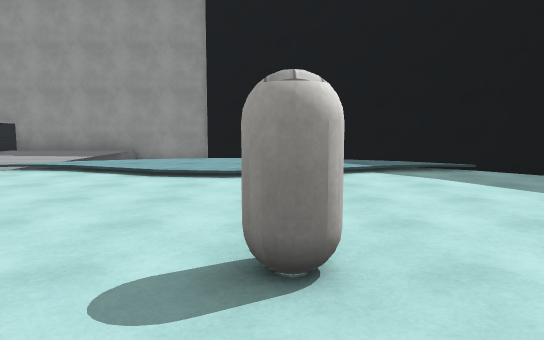
[1] (above)

18 first-person views from a walk through a Unity game level. The camera is 1.4 m above the floor, tilts 6° down and sees 70° across. The floor is counted in squares, 2 m on a side. Each view is taken from the middle of a square. On the plan, view 1 faces up. The plan holds only what a view shows up to about 11 squares ahead; the rest is blank. The place goes on beyond the plan. Surface patterns are stand-ins for the level's own textures.

[2]
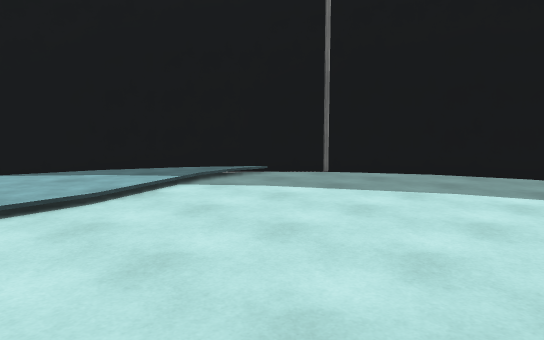

[3]
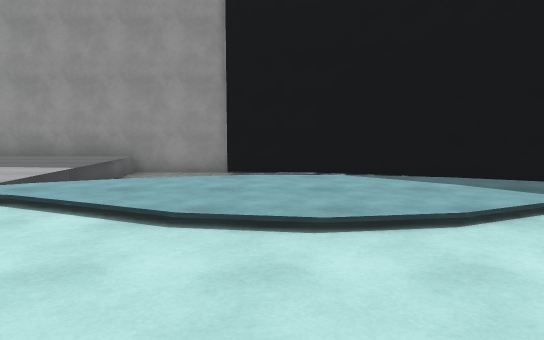

[4]
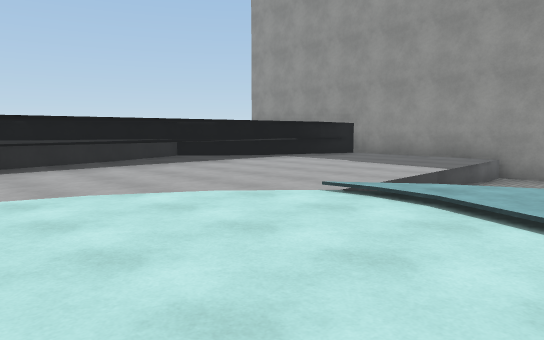

[5]
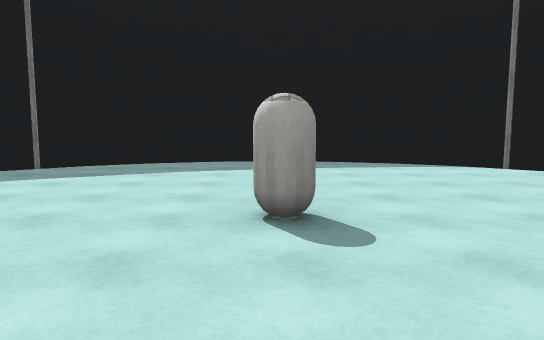

[6]
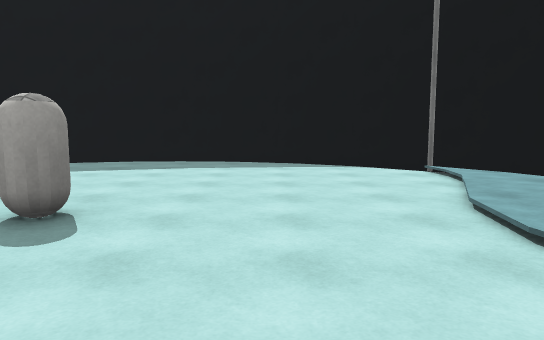

[7]
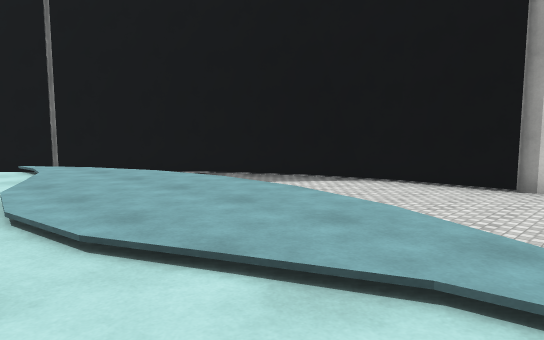

[8]
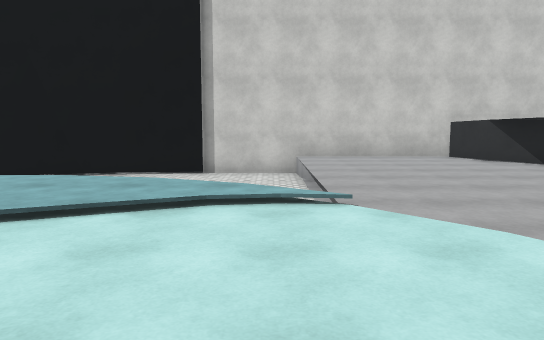

[9]
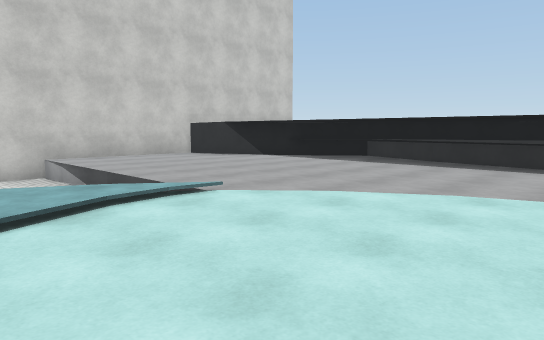

[10]
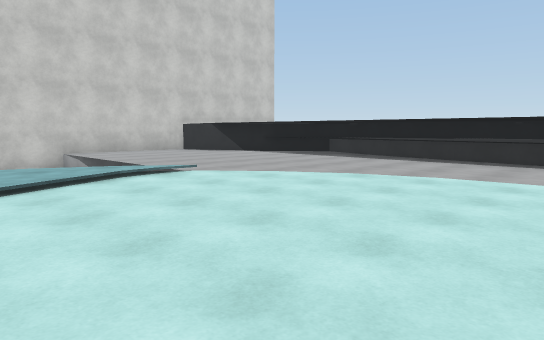

[11]
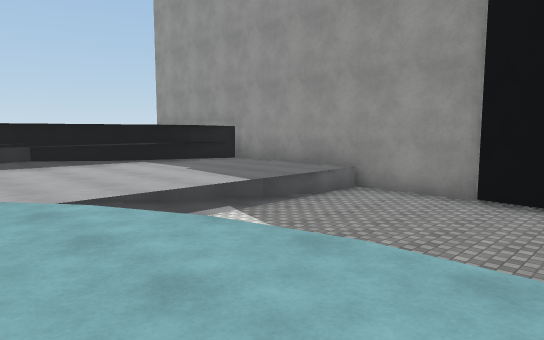

[12]
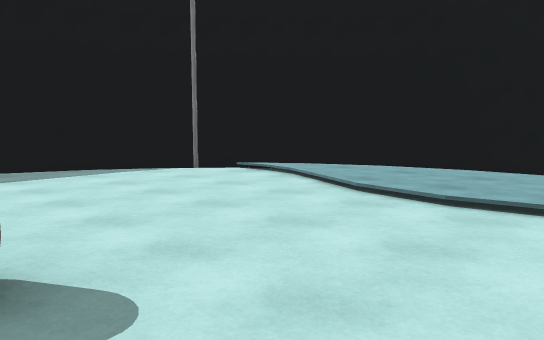

[13]
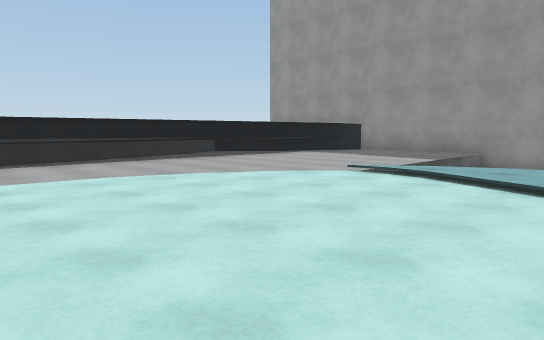

[14]
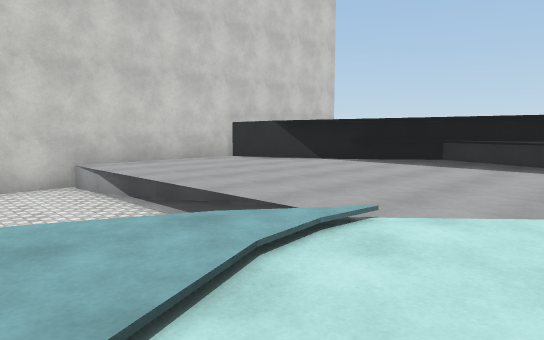

[15]
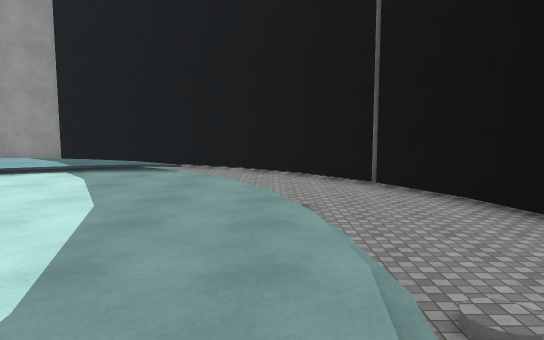

[16]
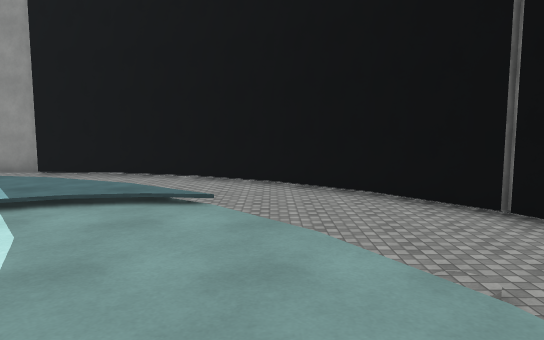

[17]
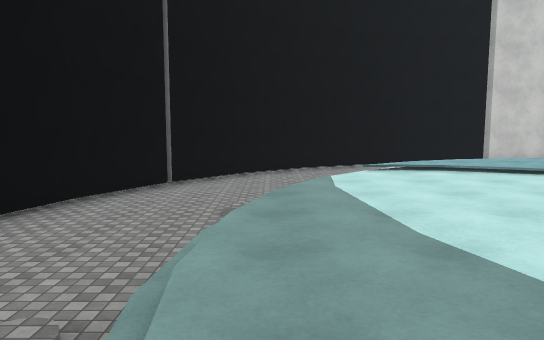

[18]
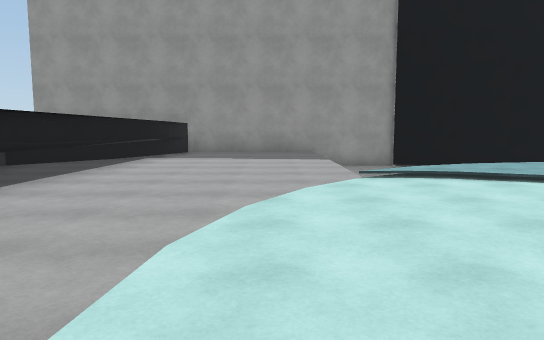

### Floor plan
Key: @ floor where view 1 was taken; # wall or solid block; x gap in a wall; . main floor; : floor 0.25 m higher than the main floor; / step, stairs or slope; = window, fence, low wall or low ledge; ^ raised ledge; v drop or lower ground; C capsule.
Columns run from 12 left of view 1 to 8 right of it. Each row starts with its distance up from view 1.
 14     ####  ##
 13    x....vvv#####
 12    #....vvvvvvv###
 11   ^#....vvvv vvvv##
 10  ^^.....vvvv  vvvv##
  9  ^ #....v      vvvv##
  8 ^^ ..... vv::vv vvvv#
  7 ^^ ...../::::::vvvvv#
  6 ^^ #....../::/..=vvvv
  5  ^^..............vvvv
  4   ^...............vvv
  3   ^...............vv
  2    .........C.....vv
  1   ^...............vv
  0   ^.........@.....vvv
 -1  ^^..............vvvv
 -2 ^^^......//::/..vvvvv
 -3 ^^^...../::::::v vvv#
 -4 ^^^..... vv::vv  vvv#
 -5  ^^.....        vvv##
 -6  ^^.....vvvv   vvv##
 -7   ^.....vvvvvvvvv##
 -8    #....vvvvvvv###
 -9    x....vv######
-10     ####

Positions as (right, up) in squares from view 1, and headings:
1: (0, 0), facing up
2: (-1, 2), facing up-right
3: (-1, 3), facing up
4: (-2, 3), facing up-left
5: (-3, 2), facing right
6: (-3, 0), facing right
7: (-4, -1), facing down-right
8: (-4, 1), facing down
9: (-2, 1), facing down-left
10: (-1, 3), facing down-left
11: (0, 6), facing up-left
12: (-2, 2), facing down-right
13: (-1, 1), facing up-left
14: (-2, -1), facing down-left
15: (5, 0), facing up
16: (4, 3), facing up
17: (5, 4), facing down
18: (-6, 1), facing up
